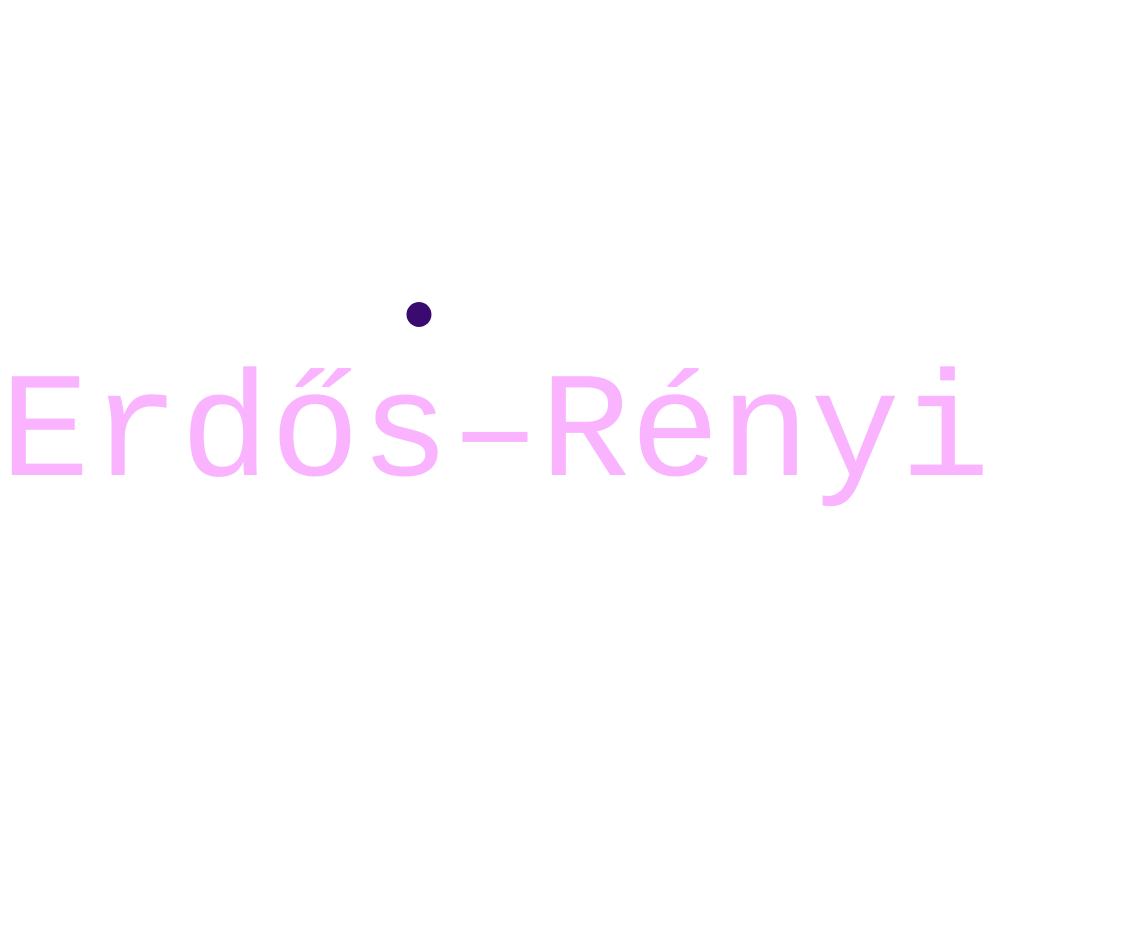
Frame 1 (no input)
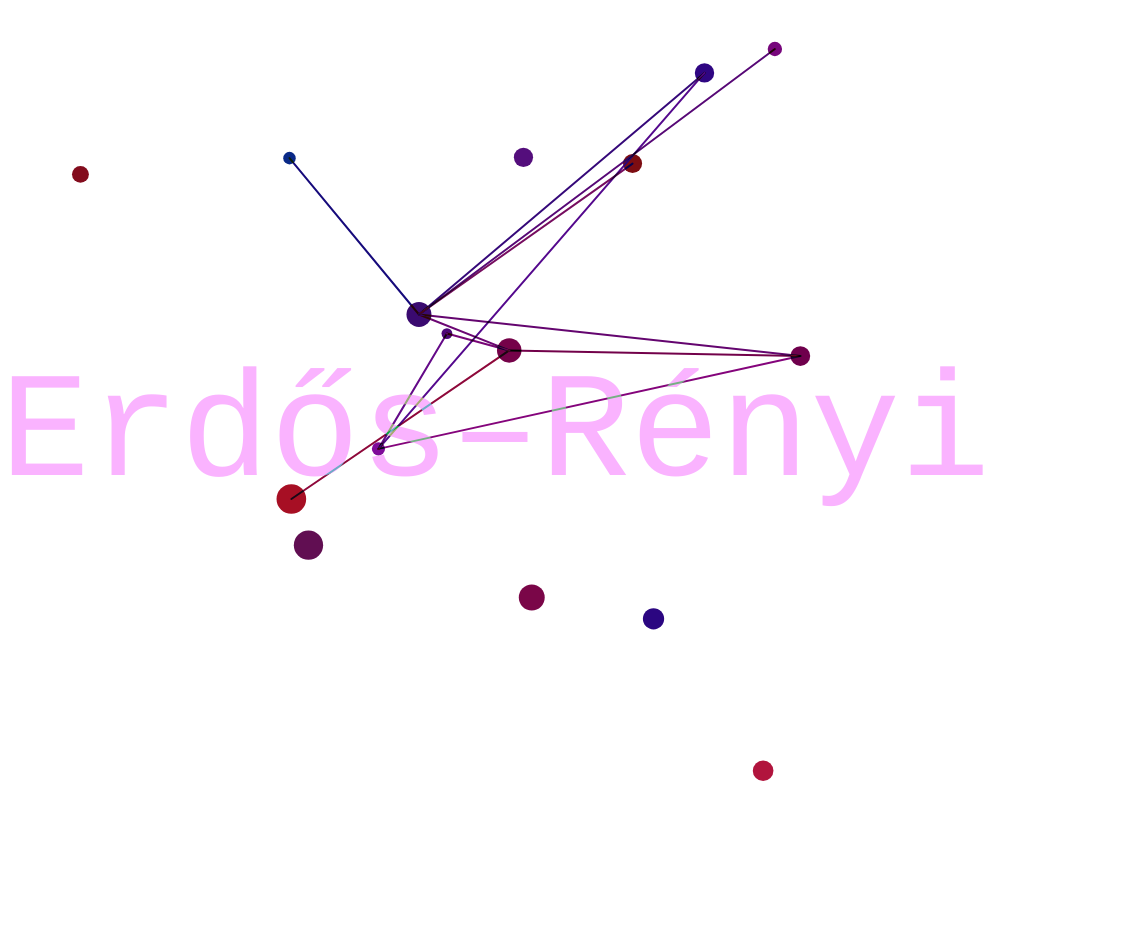
Frame 60 (no input)
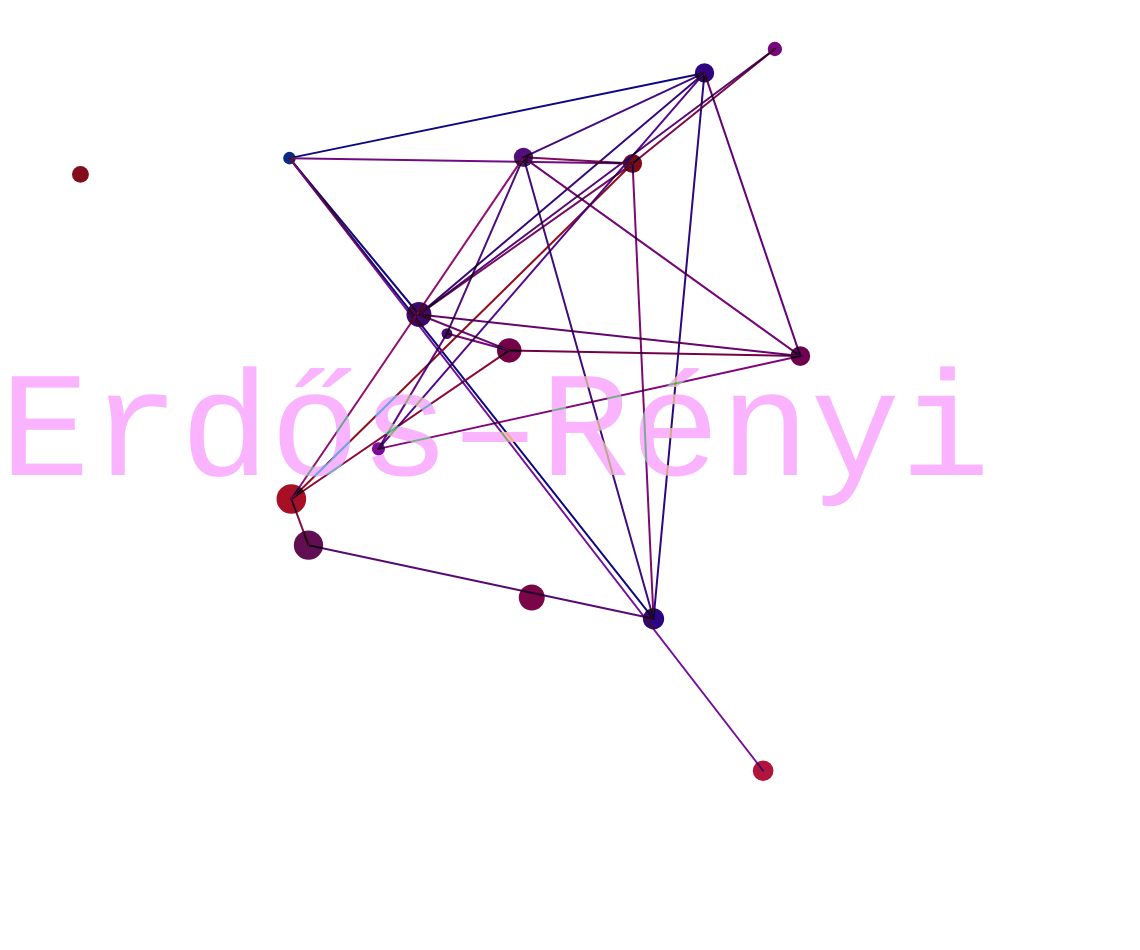
Frame 120 (the mouse pressed at the canvas centre since frame 60)

The p5.js sketch that drew these frames (run headless with seeded random() and noise() and a simulated clock; from frame 60 on, the mouse is pressed at the canvas centre):

// p5.js sketch
// ── sketch.js
function randint(min, max) {
    return Math.random() * (max - min) + min;
}

function k_stroke(colorArray) {
    stroke(colorArray[0], colorArray[1], colorArray[2])
}

function k_point(vec) {
    point(vec[0], vec[1])
}

function k_line(vec1, vec2) {
    line(vec1[0], vec1[1], vec2[0], vec2[1])
}

let canvWidth = window.innerWidth * 0.95
let canvHeight = window.innerHeight * 0.95

let n_points = null
let all_points_drawn = false
let n_points_drawn = 0

let nodes = []

let nodeIndexA = 0
let nodeIndexB = 1

let probOfConnection = null

let hue = randint(10, 90)
let title = 'Erdős–Rényi'

function setup() {
    createCanvas(canvWidth, canvHeight)
    colorMode(HSB, 100)
    
    strokeWeight(20)
    frameRate(10)
    n_points = randomGaussian(13, 3)

    noStroke()
    textSize(150)
    fill(hue, 30, 100);
    textFont("Courier");
    titleHeight = textWidth(title);
    text(title, 0, canvHeight / 2)
    stroke(hue, 100, 10)

    probOfConnection = randomGaussian(50, 20)
    frameRate(60)

    blendMode(DIFFERENCE)
}

function draw() {
    if(n_points_drawn < n_points) {
        nodeSize = randomGaussian(20, 4)
        strokeWeight(nodeSize)
        nodeColor = [hue + randomGaussian(0, 10), 100 - abs(randomGaussian(0, 10)), 50 + randomGaussian(0, 10)]
        k_stroke(nodeColor)
        nodeX = randomGaussian(canvWidth / 2, canvWidth / 4)
        while(nodeX < 0 || nodeX > canvWidth) {
            nodeX = randomGaussian(canvWidth / 2, canvWidth / 4)
        }
        nodeY = randomGaussian(canvHeight / 2, canvHeight / 4)
        while(nodeY < 0 || nodeY > canvHeight) {
            nodeY = randomGaussian(canvHeight / 2, canvHeight / 4)
        }
        node = [nodeX, nodeY, nodeColor, nodeSize]
        nodes.push(node)
        k_point(node)
        n_points_drawn++
    } else {
        strokeWeight(2)
        if(nodeIndexB >= n_points) {
            nodeIndexA++
            nodeIndexB = nodeIndexA + 1
            if(nodeIndexA >= n_points) {
                noLoop()
            }
        } else {
            x = randint(0, 100)
            if(x < probOfConnection) {
                nodeAsize = nodes[nodeIndexA][3]
                nodeBsize = nodes[nodeIndexB][3]
                nodeAcolor = nodes[nodeIndexA][2]
                nodeBcolor = nodes[nodeIndexB][2]
                linkHue = (nodeAcolor[0] + nodeBcolor[0]) / 2
                linkSaturation = (nodeAcolor[1] + nodeBcolor[1]) / 2
                linkBrightness = (nodeAcolor[2] + nodeBcolor[2]) / 2
                stroke(linkHue, linkSaturation, linkBrightness)
                k_line(nodes[nodeIndexA], nodes[nodeIndexB])
            }
            
            nodeIndexB++
        }
    }
}
